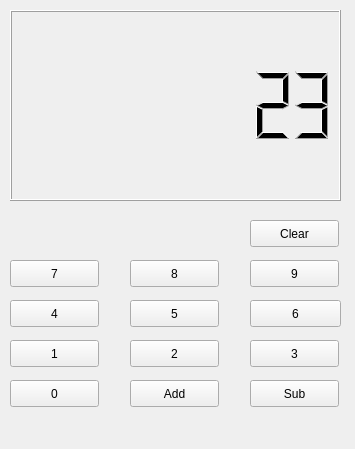
<?xml version="1.0" encoding="UTF-8"?>
<ui version="4.0">
 <class>MainWindow</class>
 <widget class="QMainWindow" name="MainWindow">
  <property name="geometry">
   <rect>
    <x>0</x>
    <y>0</y>
    <width>355</width>
    <height>449</height>
   </rect>
  </property>
  <property name="windowTitle">
   <string>MainWindow</string>
  </property>
  <widget class="QWidget" name="centralwidget">
   <widget class="QLCDNumber" name="LCD">
    <property name="enabled">
     <bool>true</bool>
    </property>
    <property name="geometry">
     <rect>
      <x>10</x>
      <y>10</y>
      <width>331</width>
      <height>191</height>
     </rect>
    </property>
    <property name="font">
     <font>
      <pointsize>26</pointsize>
     </font>
    </property>
    <property name="mouseTracking">
     <bool>false</bool>
    </property>
    <property name="digitCount">
     <number>8</number>
    </property>
    <property name="value" stdset="0">
     <double>23.000000000000000</double>
    </property>
   </widget>
   <widget class="QPushButton" name="ButtonClear">
    <property name="geometry">
     <rect>
      <x>250</x>
      <y>220</y>
      <width>89</width>
      <height>27</height>
     </rect>
    </property>
    <property name="text">
     <string>Clear</string>
    </property>
   </widget>
   <widget class="QPushButton" name="Number_0">
    <property name="geometry">
     <rect>
      <x>10</x>
      <y>340</y>
      <width>89</width>
      <height>27</height>
     </rect>
    </property>
    <property name="text">
     <string>1</string>
    </property>
    <attribute name="buttonGroup">
     <string notr="true">digits</string>
    </attribute>
   </widget>
   <widget class="QPushButton" name="Number_1">
    <property name="geometry">
     <rect>
      <x>10</x>
      <y>300</y>
      <width>89</width>
      <height>27</height>
     </rect>
    </property>
    <property name="text">
     <string>4</string>
    </property>
    <attribute name="buttonGroup">
     <string notr="true">digits</string>
    </attribute>
   </widget>
   <widget class="QPushButton" name="Number_2">
    <property name="geometry">
     <rect>
      <x>10</x>
      <y>260</y>
      <width>89</width>
      <height>27</height>
     </rect>
    </property>
    <property name="text">
     <string>7</string>
    </property>
    <attribute name="buttonGroup">
     <string notr="true">digits</string>
    </attribute>
   </widget>
   <widget class="QPushButton" name="Number_3">
    <property name="geometry">
     <rect>
      <x>130</x>
      <y>260</y>
      <width>89</width>
      <height>27</height>
     </rect>
    </property>
    <property name="text">
     <string>8</string>
    </property>
    <attribute name="buttonGroup">
     <string notr="true">digits</string>
    </attribute>
   </widget>
   <widget class="QPushButton" name="Number_4">
    <property name="geometry">
     <rect>
      <x>130</x>
      <y>300</y>
      <width>89</width>
      <height>27</height>
     </rect>
    </property>
    <property name="text">
     <string>5</string>
    </property>
    <attribute name="buttonGroup">
     <string notr="true">digits</string>
    </attribute>
   </widget>
   <widget class="QPushButton" name="Number_5">
    <property name="geometry">
     <rect>
      <x>130</x>
      <y>340</y>
      <width>89</width>
      <height>27</height>
     </rect>
    </property>
    <property name="text">
     <string>2</string>
    </property>
    <attribute name="buttonGroup">
     <string notr="true">digits</string>
    </attribute>
   </widget>
   <widget class="QPushButton" name="Number_6">
    <property name="geometry">
     <rect>
      <x>250</x>
      <y>260</y>
      <width>89</width>
      <height>27</height>
     </rect>
    </property>
    <property name="text">
     <string>9</string>
    </property>
    <attribute name="buttonGroup">
     <string notr="true">digits</string>
    </attribute>
   </widget>
   <widget class="QPushButton" name="Number_7">
    <property name="geometry">
     <rect>
      <x>250</x>
      <y>300</y>
      <width>91</width>
      <height>27</height>
     </rect>
    </property>
    <property name="text">
     <string>6</string>
    </property>
    <attribute name="buttonGroup">
     <string notr="true">digits</string>
    </attribute>
   </widget>
   <widget class="QPushButton" name="Number_8">
    <property name="geometry">
     <rect>
      <x>250</x>
      <y>340</y>
      <width>89</width>
      <height>27</height>
     </rect>
    </property>
    <property name="text">
     <string>3</string>
    </property>
    <attribute name="buttonGroup">
     <string notr="true">digits</string>
    </attribute>
   </widget>
   <widget class="QPushButton" name="Number_9">
    <property name="geometry">
     <rect>
      <x>10</x>
      <y>380</y>
      <width>89</width>
      <height>27</height>
     </rect>
    </property>
    <property name="text">
     <string>0</string>
    </property>
    <attribute name="buttonGroup">
     <string notr="true">digits</string>
    </attribute>
   </widget>
   <widget class="QPushButton" name="pushButton">
    <property name="geometry">
     <rect>
      <x>130</x>
      <y>380</y>
      <width>89</width>
      <height>27</height>
     </rect>
    </property>
    <property name="text">
     <string>Add</string>
    </property>
   </widget>
   <widget class="QPushButton" name="pushButton_2">
    <property name="geometry">
     <rect>
      <x>250</x>
      <y>380</y>
      <width>89</width>
      <height>27</height>
     </rect>
    </property>
    <property name="text">
     <string>Sub</string>
    </property>
   </widget>
  </widget>
  <widget class="QMenuBar" name="menubar">
   <property name="geometry">
    <rect>
     <x>0</x>
     <y>0</y>
     <width>355</width>
     <height>21</height>
    </rect>
   </property>
  </widget>
 </widget>
 <resources/>
 <connections/>
 <buttongroups>
  <buttongroup name="digits"/>
 </buttongroups>
</ui>
